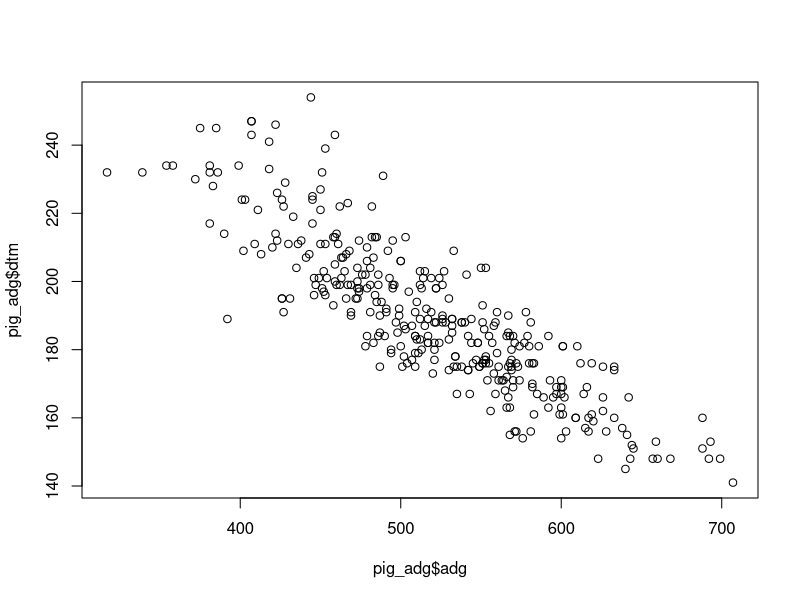
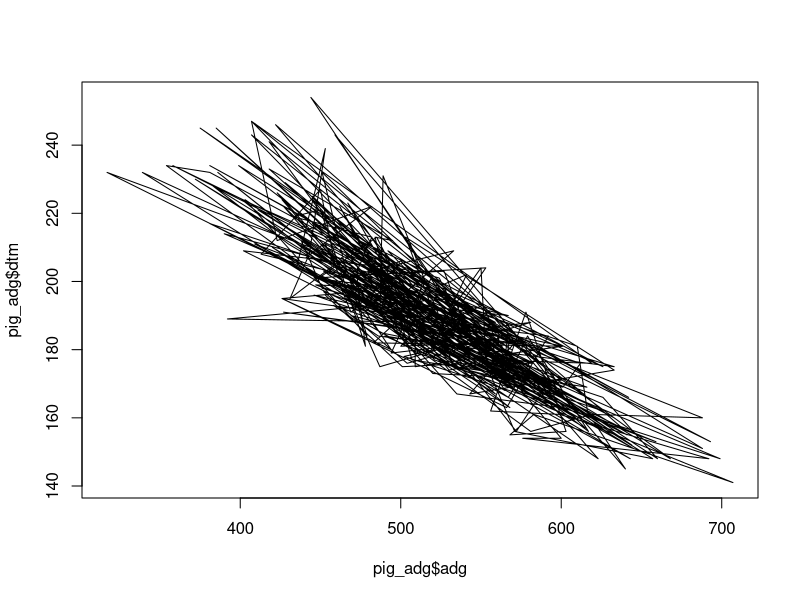
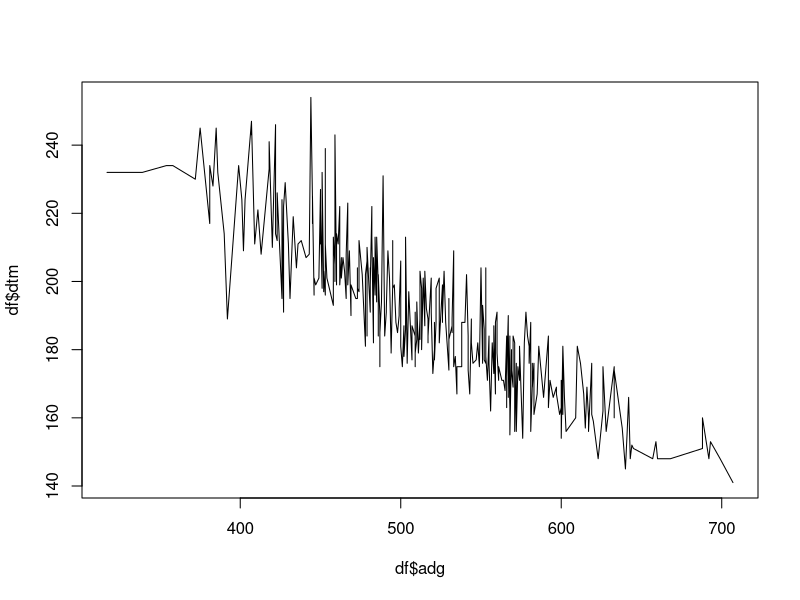
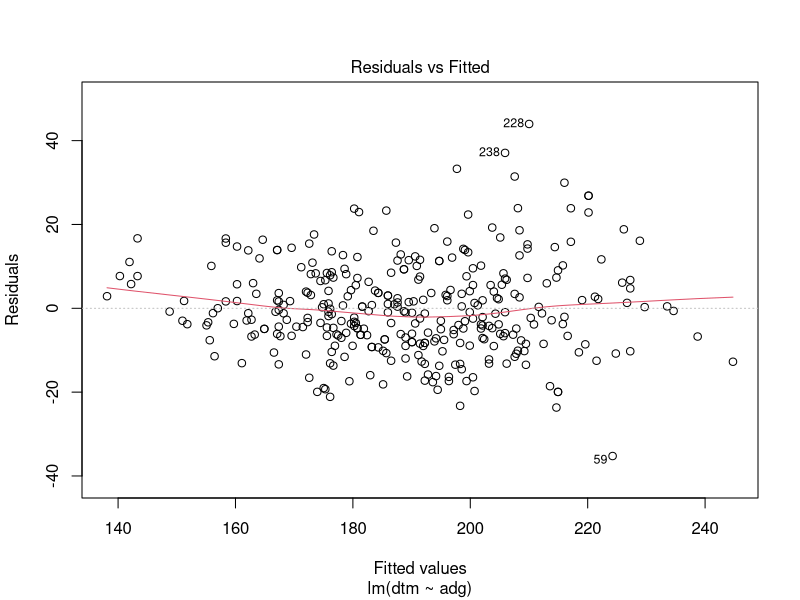
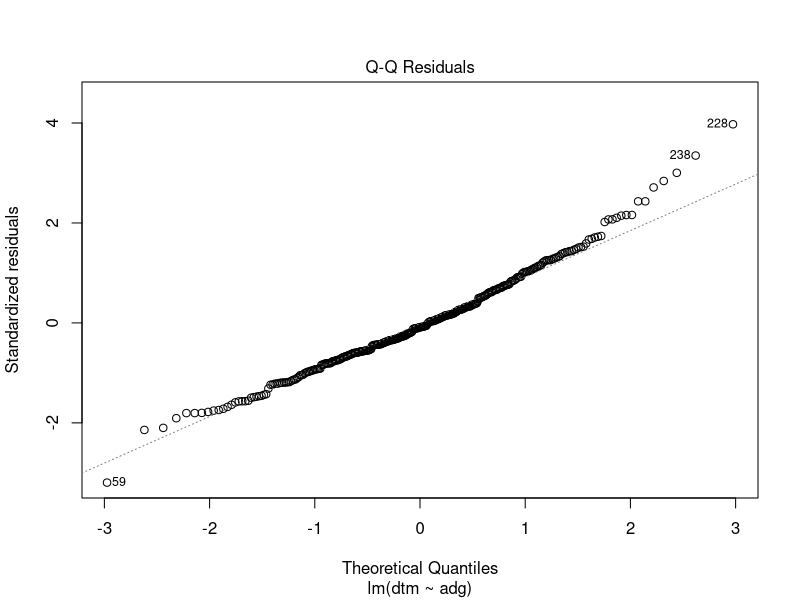
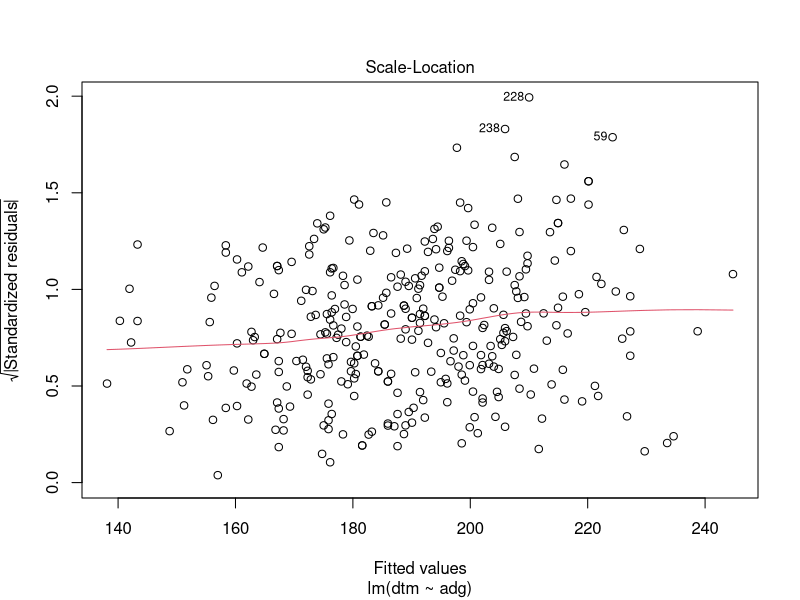
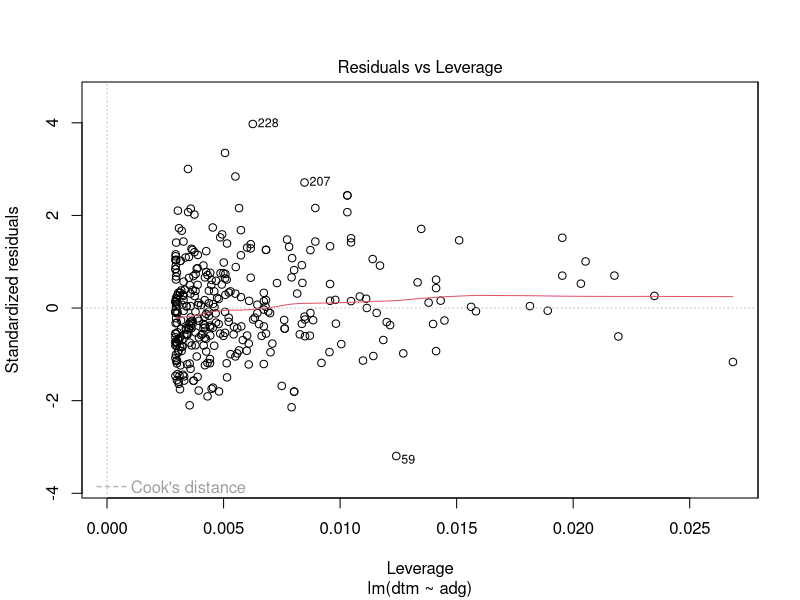
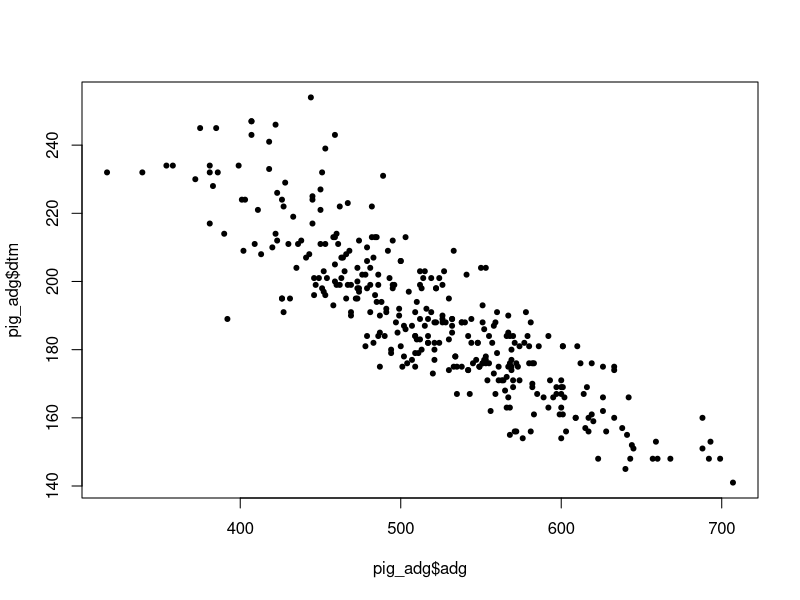

Recreate these plots in R, in order.
## ---- chunk 1
## Read in some data and clean it up:
pig_adg<- read.csv("pig_adg.csv")
pig_adg$ar_g1 <- NA
pig_adg$ar_g1[pig_adg$ar > 1] <- 1
pig_adg$ar_g1[pig_adg$ar <= 1] <- 0
pig_adg$ar_g1 <- factor(pig_adg$ar_g1, levels = c(0,1), labels = c("no atrophic", "yes atrophic"))
pig_adg$pn <- factor(pig_adg$pn, levels = c(0,1), labels = c("no pneumonia", "mild-severe pneumonia"))
pig_adg$sex <- factor(pig_adg$sex, levels = c(0,1), labels = c("female", "male"))

## ---- chunk 2
plot(x = pig_adg$adg, y = pig_adg$dtm)
## ---- chunk 3

plot(x = pig_adg$adg, y = pig_adg$dtm, type = "l")
## ---- chunk 4

df <- pig_adg[order(pig_adg$adg),]
plot(x = df$adg, y = df$dtm, type = "l")

## ---- chunk 5

plot(lm(formula = dtm ~ adg, data = pig_adg))

## ---- chunk 6

plot(x = pig_adg$adg, y = pig_adg$dtm,
     type = "p", pch = 20
     )
## ---- chunk 7
generateRPointShapes<-function(){
  oldPar<-par()
  par(font=2, mar=c(0.5,0,0,0))
  y=rev(c(rep(1,6),rep(2,5), rep(3,5), rep(4,5), rep(5,5)))
  x=c(rep(1:5,5),6)
  plot(x, y, pch = 0:25, cex=1.5, ylim=c(1,5.5), xlim=c(1,6.5),
       axes=FALSE, xlab="", ylab="", bg="blue")
  text(x, y, labels=0:25, pos=3)
  par(mar=oldPar$mar,font=oldPar$font )
}
generateRPointShapes()
## ---- chunk 8

plot(x = pig_adg$adg, y = pig_adg$dtm,
     type = "p", pch = 20, col = "red"
     )

## ---- chunk 9

plot(x = pig_adg$adg, y = pig_adg$dtm,
     type = "p", pch = 20, col = "#E60000",
     xlab = "Average daily gain (grams)",
     ylab = "Days to market"
     )

## ---- chunk 10

plot(x = pig_adg$adg, y = pig_adg$dtm,
     type = "p", pch = 20, col = "#E60000",
     xlab = "Average daily gain (grams)",
     ylab = "Days to market",
     yaxt = "n", xaxt = "n"
     )

axis(side = 1, tck = 1, las = 2)
axis(side = 2, tck = 1, las = 2)

## ---- chunk 11

model <- lm(formula = dtm ~ adg, data = pig_adg)
predict_data <- data.frame("adg" = seq(min(pig_adg$adg), max(pig_adg$adg)))

predict_data$prediction_dtm <- predict(model, predict_data)

## ---- chunk 12
plot(x = predict_data$adg, y = predict_data$prediction_dtm,
     type = "l", lwd = 2, col = "red",
     xlab = "Average daily gain (grams)",
     ylab = "Days to market")

## ---- chunk 13

plot(x    = pig_adg$adg,
     y    = pig_adg$dtm,
     type = "p",
     pch  = 20, col = "#E60000",
     xlab = "Average daily gain (grams)",
     ylab = "Days to market",
     yaxt = "n", xaxt = "n")

axis(side = 1, tck = 1, las = 2)
axis(side = 2, tck = 1, las = 2)

lines(x = predict_data$adg, y = predict_data$prediction_dtm,
     lwd = 10, col = "#0000FF80")

## ---- chunk 14
counts <- table(pig_adg$ar)
counts
## ---- chunk 15

barplot(counts,
        xlab = "Atrophic rhinitis score",
        ylab = "Number of Animals")

## ---- chunk 16
counts <- table(pig_adg$pn, pig_adg$ar)
counts
## ---- chunk 17

barplot(counts,
        xlab = "Atrophic rhinitis score",
        ylab = "Number of Animals",
        legend = rownames(counts))

## ---- chunk 18

barplot(counts,
        xlab = "Atrophic rhinitis score",
        ylab = "Number of Animals",
        legend = rownames(counts), beside = TRUE)

## ---- chunk 19

barplot(counts,
        xlab   = "Atrophic rhinitis score",
        ylab   = "Number of Animals",
        legend = rownames(counts),
        col    = c("firebrick3", "dodgerblue2"),
        beside = TRUE)

## ---- chunk 20

boxplot(pig_adg$dtm,
        ylab = "Days to market", col = "darkkhaki")

## ---- chunk 21

boxplot(pig_adg$dtm ~ pig_adg$ar,
        ylab = "Days to market", col = "darkkhaki",
        xlab = "Atrophic Rhinitis score")

## ---- chunk 22

model <- lm(formula = dtm ~ adg + sex, data = pig_adg)
predict_data <- data.frame(
    expand.grid("adg" = seq(min(pig_adg$adg), max(pig_adg$adg)),
                "sex" = factor(c(0,1), levels = c(0,1), labels = c("female", "male"))))

predict_data$prediction_dtm <- predict(model, predict_data)

